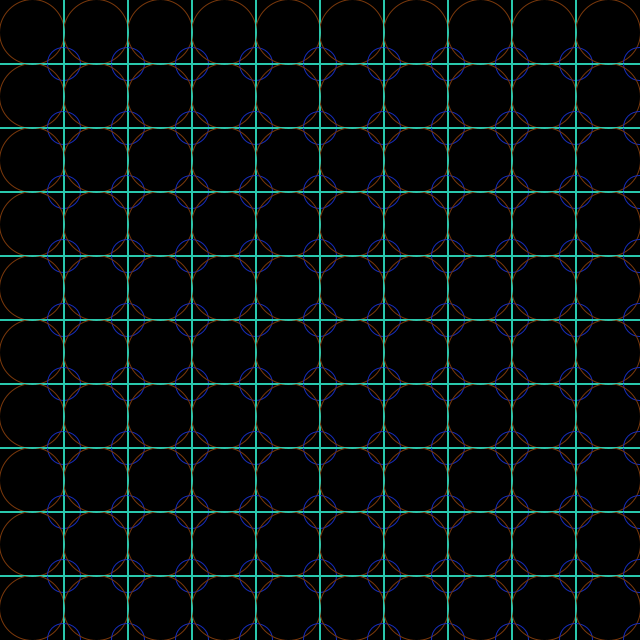
Frame 1 (no input)
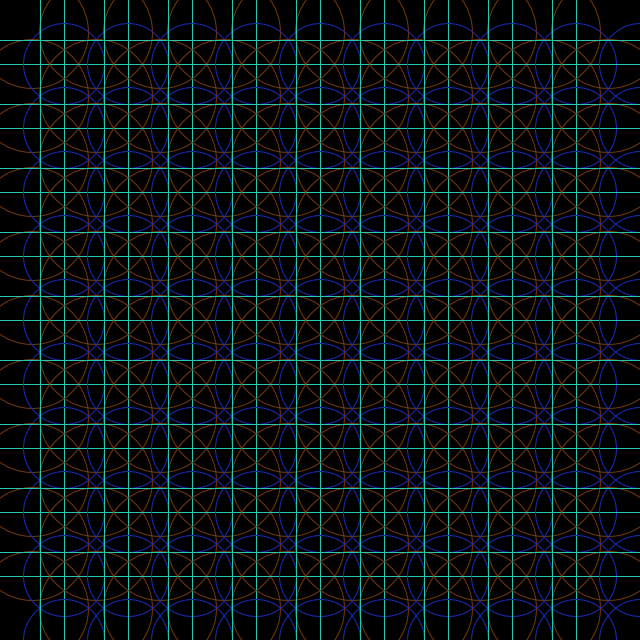
Frame 60 (the mouse pressed at the canvas centre just before this capture)
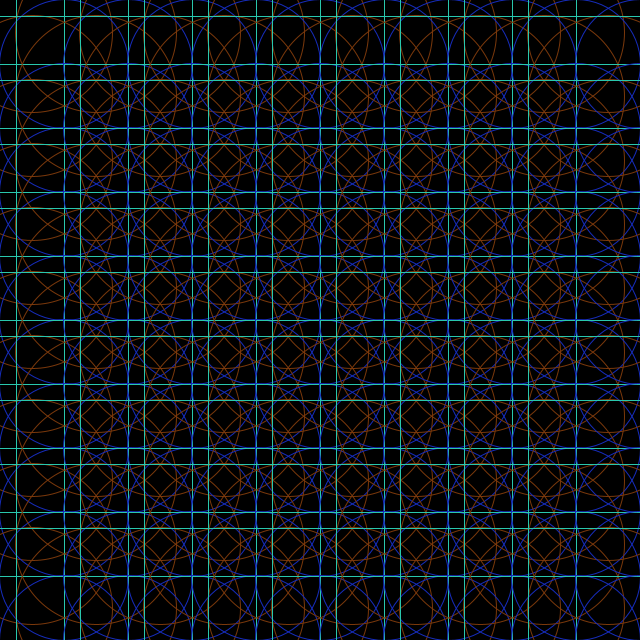
Frame 120 (the mouse held since frame 60 and released just before this capture)

The Processing sketch that drew these frames (run headless with seeded random() and noise(); from frame 60 on, the mouse is pressed at the canvas centre):

// Processing sketch: processing_150351
// ── processing_150351.pde

/* This algorithm is described by Dr Mark Guglielmetti 
in the video "What is Creative Coding" at futurlearn.com in the 
class creative coding. It is an animated mosaic inspired by Islamic art.
*/

// set the center and dimensions of the 
// template pattern
int center = 32;
float big_radius = float(center);
float little_radius = 0.5*big_radius;

// the rate of change in the radii
float dr = 0.4;

void setup() {
  size(640, 640);
  ellipseMode(RADIUS);
  rectMode(CORNER);
  //noLoop();
}

// I leave this in for debugging
void mousePressed() {
  redraw();
}


void draw() {
  // clear background and update the radii
  background(0);
  big_radius += dr;
  little_radius += dr;
  
  // check how big or small the radii are
  if (big_radius > 4*center || big_radius < center) {
    dr *= -1;
  }
  
  // draw the pattern
  for (int i = 0; i < width; i += 2*center) {
    for (int j = 0; j < height; j += 2*center) {
      pushMatrix();
      translate(i, j);
      pattern();
      popMatrix();
    }
  } 
}


// function to draw the base pattern
void pattern() {
  noFill();
  
  // Big circle
  stroke(122, 56, 11);
  ellipse(center, center, big_radius, big_radius);
  
  // Square outside circle
  stroke(41, 199, 173);
  rect(center - big_radius, center - big_radius, center + big_radius, center + big_radius);
  
  // little circle
  stroke(22, 44, 188);
  ellipse(2*center, 2*center, little_radius, little_radius);
}
